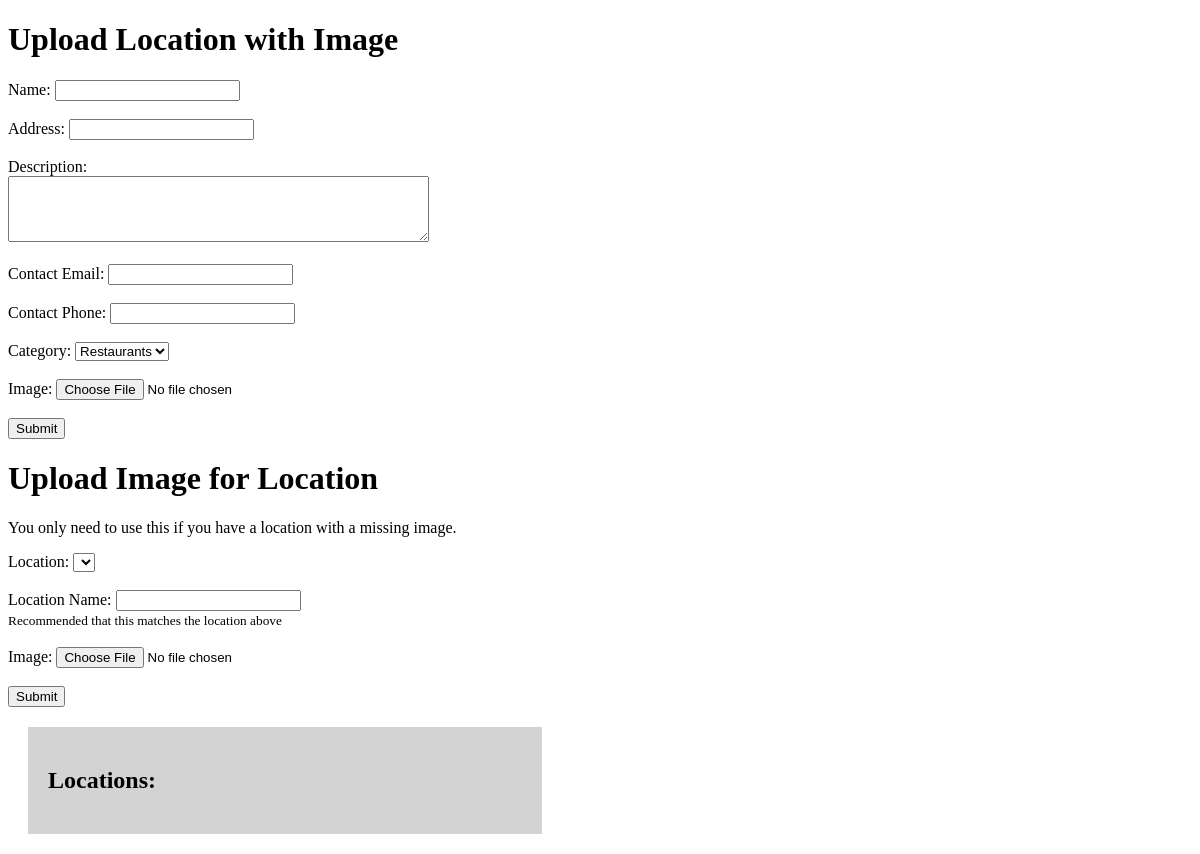
Page /post_loc on the earlier database version.
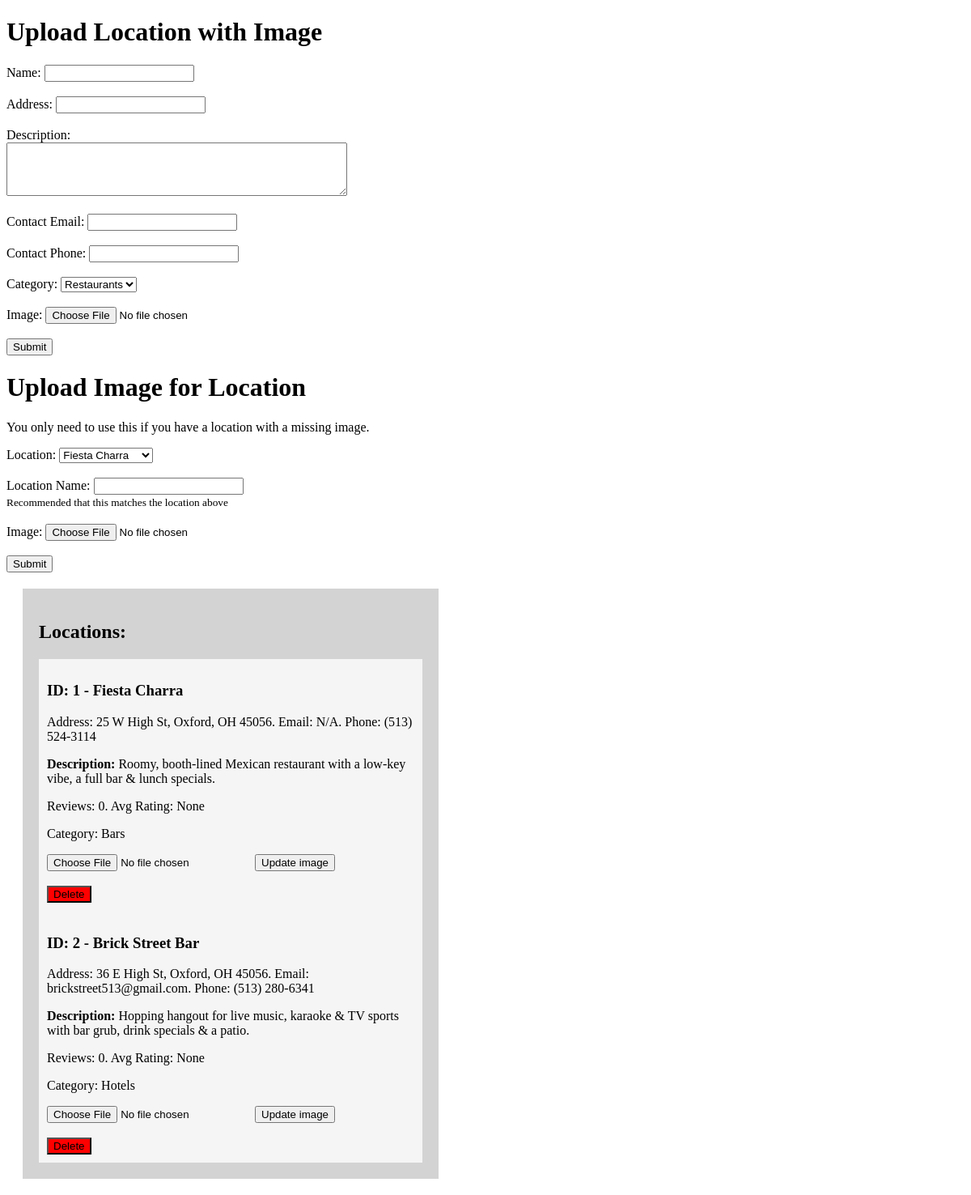
Same page on the later database version.
### database/models.py (models this page shows, shortened)
class Location(db.Model):
    __tablename__ = "locations"
    id = db.Column(db.Integer, primary_key=True)
    name = db.Column(db.String(80), nullable=False)
    address = db.Column(db.String(80), nullable=False)
    description = db.Column(db.String, nullable=False)
    contact_email = db.Column(db.String(60))
    contact_phone = db.Column(db.String(60))
    num_reviews = db.Column(db.Integer, nullable=False)
    avg_rating = db.Column(db.Float)
    category = db.Column(db.Integer, db.ForeignKey('categories.id'), nullable=False)  # Relational

class Category(db.Model):
    __tablename__ = "categories"
    id = db.Column(db.Integer, primary_key=True)
    name = db.Column(db.String(128), nullable=False)
    fa_tag = db.Column(db.String(64), nullable=False)

### __init__.py (the view)
@app.route('/post_loc', methods=['GET', 'POST'])
def post_loc():
    from werkzeug.exceptions import BadRequest
    try:
        new_loc = Location(
            name=request.form['name'],
            address=request.form['address'],
            description=request.form['description'],
            contact_email=request.form['contact_email'],
            contact_phone=request.form['contact_phone'],
            category=request.form['category_id']
        )
        db.session.add(new_loc)
        db.session.commit()
        img = request.files['image']
        loc_image = LocationImage(
            location_id=new_loc.id,
            name=new_loc.name,
            data=img.read()
        )
        db.session.add(loc_image)
        db.session.commit()
    except BadRequest:
        print('form submisison failed')
    return render_template('post_loc.html',
        categories=Category.query.all(),
        locations=Location.query.all())

### templates/post_loc.html (shortened to what this page needs)
<!DOCTYPE html>
<html>
<head>
</head>
<body>
    <h1>Upload Location with Image</h1>
    <form action="{{ url_for('post_loc') }}" method="POST" enctype="multipart/form-data">
        <label for="name">Name:</label>
        <input type="text" id="name" name="name"><br><br>
        <label for="address">Address:</label>
        <input type="text" id="address" name="address"><br><br>
        <label for="description">Description:</label><br>
        <textarea type="text" id="description" name="description" rows="4" cols="50"></textarea><br><br>
        <label for="contact_email">Contact Email:</label>
        <input type="text" id="contact_email" name="contact_email"><br><br>
        <label for="contact_phone">Contact Phone:</label>
        <input type="text" id="contact_phone" name="contact_phone"><br><br>
        <label for="category_id">Category:</label>
        <select id="category_id" name="category_id">
        {% for category in categories %}
            <option value="{{ category.id }}">{{ category.name }}</option>
        {% endfor %}
        </select><br><br>
        <label for="image">Image:</label>
        <input type="file" id="image" name="image"><br><br>
        <input type="submit" value="Submit">
    </form>
    <h1>Upload Image for Location</h1>
    <p>You only need to use this if you have a location with a missing image.</p>
    <form method="POST" action="{{ url_for('post_loc_img') }}" enctype="multipart/form-data">
        <label for="location_id">Location:</label>
        <select id="location_id" name="location_id">
        {% for location in locations %}
            <option value="{{ location.id }}">{{ location.name }}</option>
        {% endfor %}
        </select><br><br>
        <label for="location_name">Location Name:</label>
        <input type="text" id="location_name" name="location_name"><br>
        <small>Recommended that this matches the location above</small><br><br>
        <label for="image">Image:</label>
        <input type="file" id="image" name="image"><br><br>
        <input type="submit" value="Submit">
    </form>
    <div style="background-color: lightgrey; margin: 20px; padding: 20px; width: 40%;">
        <h2>Locations: </h2>
        {% for location in locations %}
            <div style="background-color: whitesmoke;padding: 10px;">
                <h3>ID: {{location.id}} - {{ location.name }}</h3>
                <p>Address: {{location.address}}. Email: {{location.contact_email}}. Phone: {{location.contact_phone}}</p>
                <p><strong>Description:</strong> {{location.description}}</p>
                <p>Reviews: {{location.num_reviews}}. Avg Rating: {{location.avg_rating}}</p>
                <p>Category: {{ categories[location.id+1].name }}</p>
                <form method="POST" action="{{ url_for('post_loc_img') }}" enctype="multipart/form-data">
                    <input type="file" id="image" name="image">
                    <input type="submit", value="Update image">
                </form>
                <br>
                <form method="POST" action="{{ url_for('del_loc', id=location.id) }}">
                    <input style="background-color: red;" type="submit", value="Delete">
                </form>
            </div>
        {% endfor %}
    </div>
</body>
</html>

Differences in the rows shown:
added Location: id "1", name "Fiesta Charra", address "25 W High St, Oxford, OH 45056", contact_email "N/A", contact_phone "(513) 524-3114", description "Roomy, booth-lined Mexican restaurant with a low-key vibe, a full bar & lunch specials.", num_reviews "0", avg_rating "None"
now on this page (row unchanged): Category: name "Bars"
added Location: id "2", name "Brick Street Bar", address "36 E High St, Oxford, OH 45056", contact_email "brickstreet513@gmail.com", contact_phone "(513) 280-6341", description "Hopping hangout for live music, karaoke & TV sports with bar grub, drink specials & a patio.", num_reviews "0", avg_rating "None"
now on this page (row unchanged): Category: name "Hotels"
Other differences:
form field location_id: (not shown) → "Fiesta Charra"
